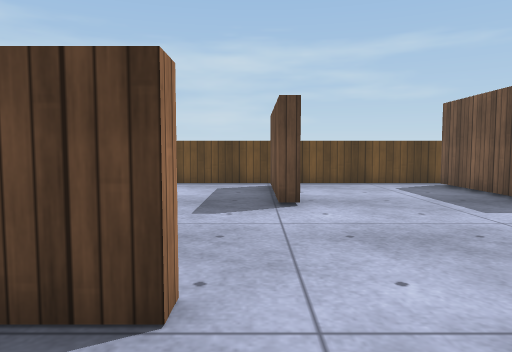
view 1 (above)

17 first-person views from a walk through a scene from a Unity 3-D project. The camera is 0.52 m above the floor, tilts 4° down and sees 70° across. The floor is counted in squares, 0.5 m on a side. Each view is taken from the middle of a square. On the plan, view 1 faces up. The plan holds only what a view shows up to about 13 squares ahead; the rest is blank. Surface patterns are stand-ins for the level's own textures.

view 2
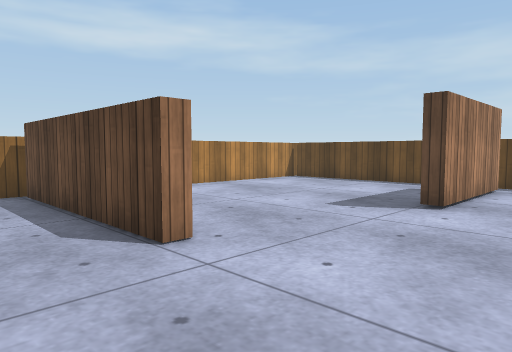

view 3
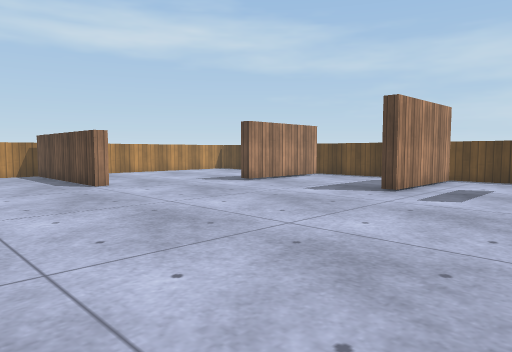

view 4
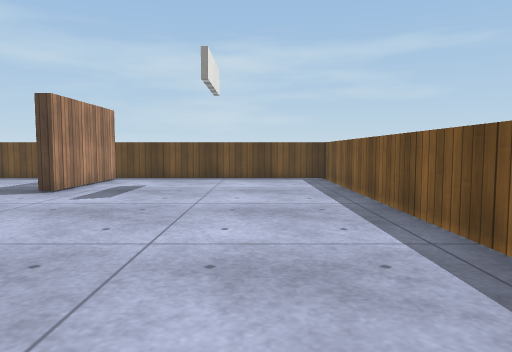

view 5
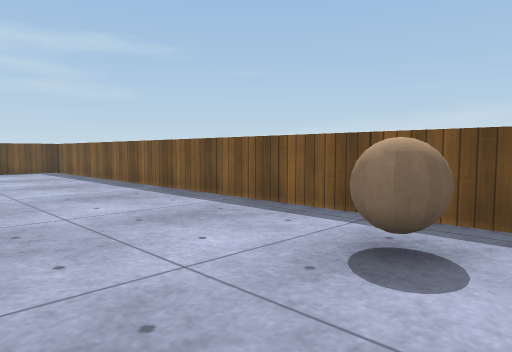

view 6
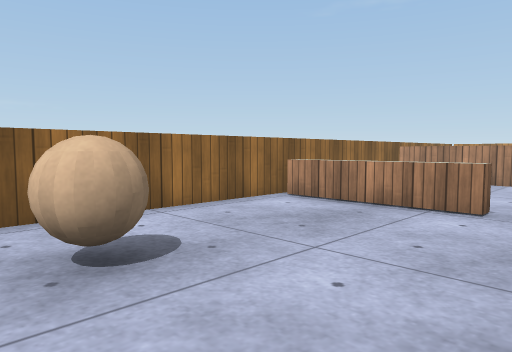

view 7
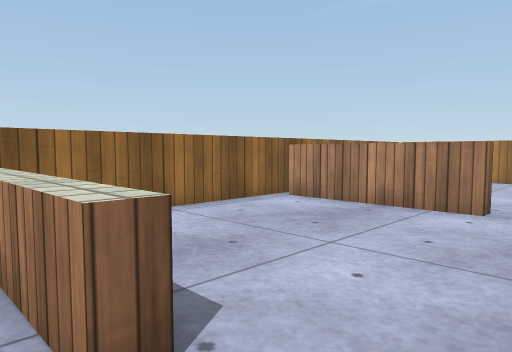

view 8
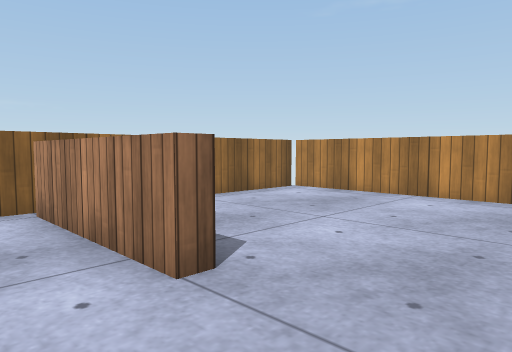

view 9
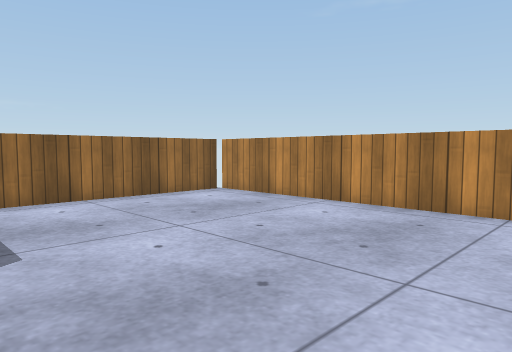

view 10
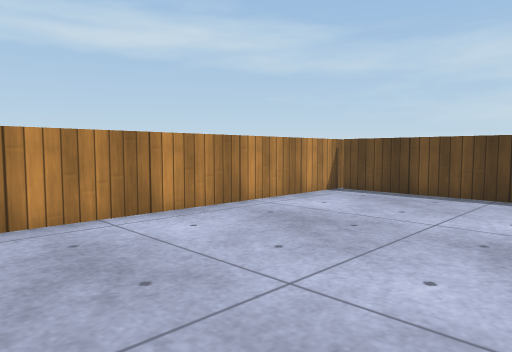

view 11
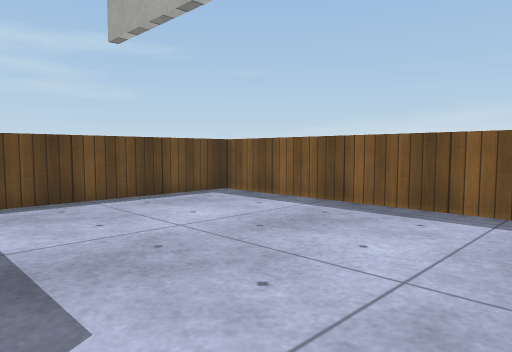

view 12
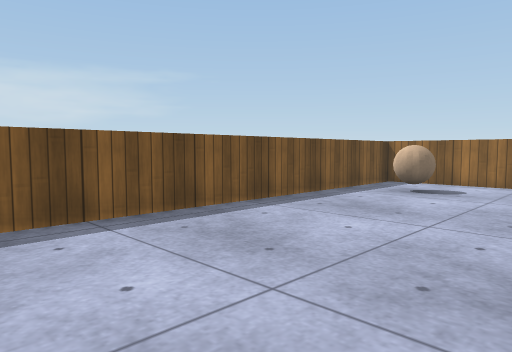

view 13
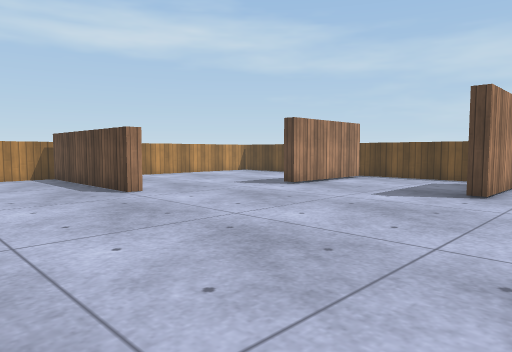

view 14
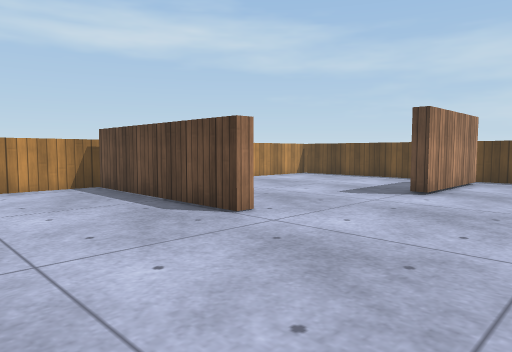

view 15
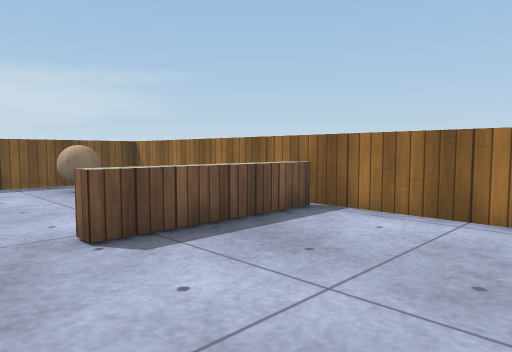

view 16
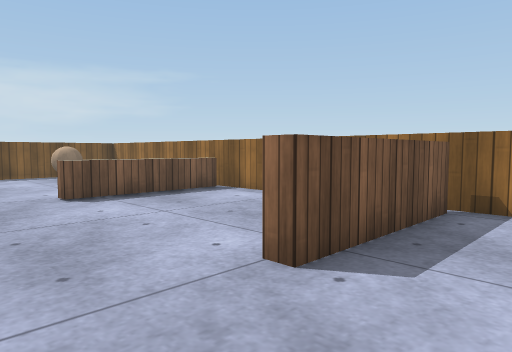

view 17
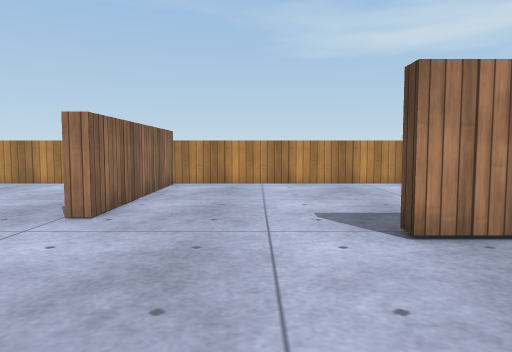

### Floor plan
Points are (right, up) in squares from view 1. A wall is a line through its corners. A room is listed if a view was taken in it or the views show most of it. See-through windows are left out.
Room 1 (views 1, 2, 3, 4, 5, 6, 7, 8, 9, 10, 11, 12, 13, 14, 15, 16, 17)
walls: (5.6, 7.9) (5.6, 11.1); (6, 11.1) (6, 7) (5.5, 7); (0.8, 10.9) (0.8, 6.8) (0.4, 6.8) (0.4, 10.5); (-6.2, 2.5) (-0.5, 2.5) (-0.5, 2.1) (-6.2, 2.1); (0, -7.5) (0, -3.5) (0.4, -3.5) (0.4, -7.5); (-6.5, 12) (-6.5, -7.9) (13.6, -7.9) (13.6, 11.7) (-6.4, 11.7)
low walls: (6.1, -7.5) (6.1, -3.5) (6.5, -3.5) (6.5, -7.5)
ways out: gap at (1, 11)
objects: ball (11, -6) to (12, -5)

Positions as (right, up) in squares from view 1, and headings:
1: (0, 0), facing up
2: (3, 0), facing up-left
3: (10, -2), facing up-left
4: (11, -2), facing up
5: (8, -7), facing up-right
6: (13, -2), facing down-left
7: (7, -2), facing down-left
8: (2, -1), facing down-left
9: (0, 0), facing down-left
10: (-1, 3), facing up-left
11: (7, 4), facing up-right
12: (8, 4), facing down-right
13: (8, -2), facing up-left
14: (4, -2), facing up-left
15: (2, -2), facing down-right
16: (-2, -1), facing down-right
17: (5, 5), facing left
